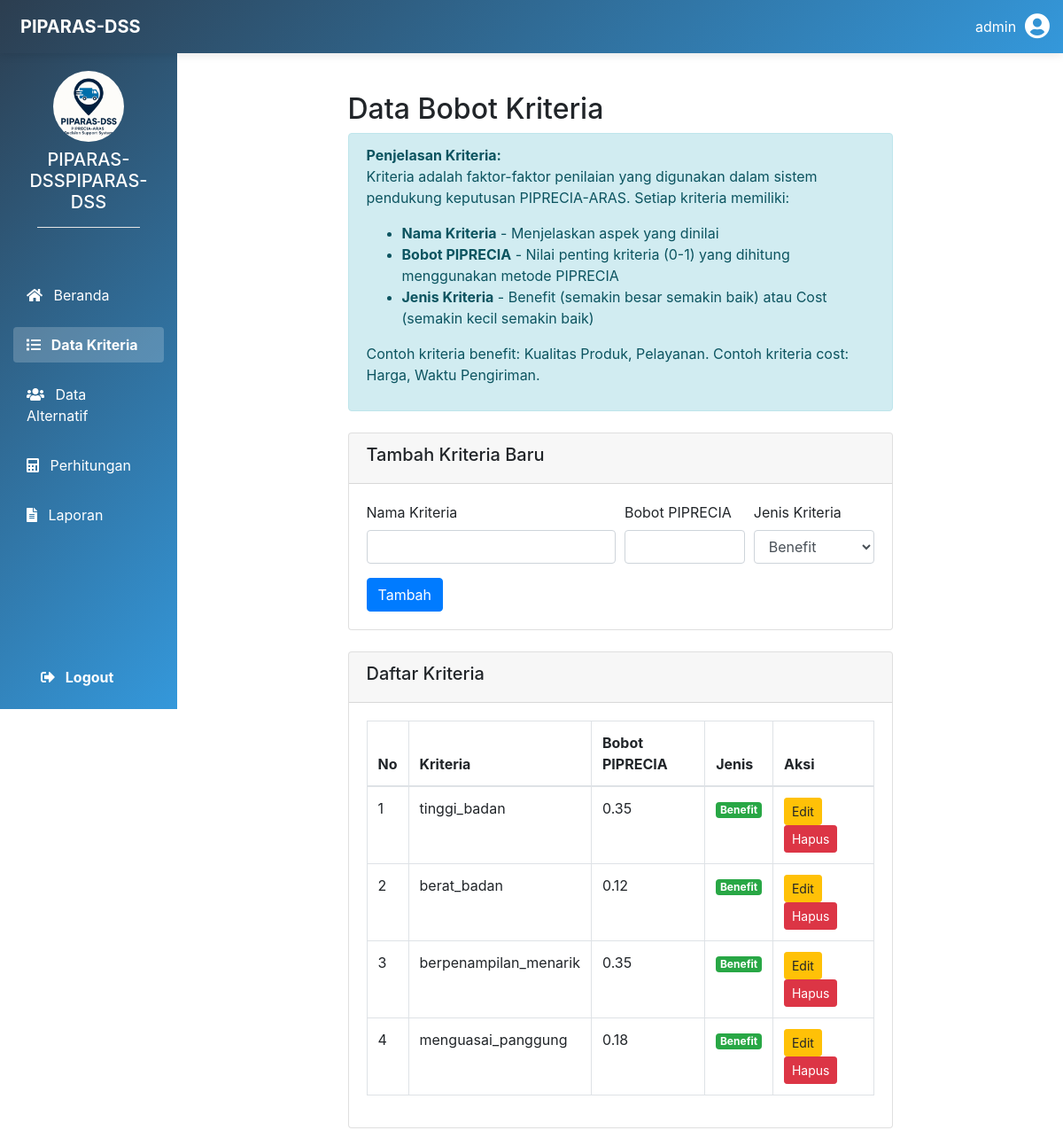
The app's page /crud/kriteria/kriteria.php (signed in) with its own data.
### tables this page shows
CREATE TABLE `bobot_kriteria` (
  `id` int(11) NOT NULL,
  `kriteria` varchar(50) NOT NULL,
  `bobot_piprecia` float NOT NULL,
  `jenis` enum('benefit','cost') NOT NULL DEFAULT 'benefit'
);

### crud/kriteria/kriteria.php (the view, shortened to what this page needs)
<?php
include '../../koneksi/koneksi.php';
$query = "SELECT * FROM bobot_kriteria ORDER BY id ASC";
$result = mysqli_query($koneksi, $query);
$kriteria = [];
while ($row = mysqli_fetch_assoc($result)) {
    $kriteria[] = $row;
}
?>
<?php include '../../includes/header.php'; ?>
<div class="container-fluid mt-4 w-full">
    <div class="row justify-content-center w-full">
        <div class="col-12 col-sm-11 col-md-10 col-lg-9">
            <h2>Data Bobot Kriteria</h2>
            <div class="alert alert-info mb-4">
                <strong>Penjelasan Kriteria:</strong>
                <p>Kriteria adalah faktor-faktor penilaian yang digunakan dalam sistem pendukung keputusan PIPRECIA-ARAS. Setiap kriteria memiliki:</p>
                <ul>
                    <li><strong>Nama Kriteria</strong> - Menjelaskan aspek yang dinilai</li>
                    <li><strong>Bobot PIPRECIA</strong> - Nilai penting kriteria (0-1) yang dihitung menggunakan metode PIPRECIA</li>
                    <li><strong>Jenis Kriteria</strong> - Benefit (semakin besar semakin baik) atau Cost (semakin kecil semakin baik)</li>
                </ul>
                <p>Contoh kriteria benefit: Kualitas Produk, Pelayanan. Contoh kriteria cost: Harga, Waktu Pengiriman.</p>
            </div>
            <div class="card mb-4">
                <div class="card-header">
                    <h5>Tambah Kriteria Baru</h5>
                </div>
                <div class="card-body">
                    <form method="POST" action="">
                        <div class="form-row">
                            <div class="form-group col-md-6">
                                <label>Nama Kriteria</label>
                                <input type="text" name="kriteria" class="form-control" required>
                            </div>
                            <div class="form-group col-md-3">
                                <label>Bobot PIPRECIA</label>
                                <input type="number" step="0.01" name="bobot_piprecia" class="form-control" required>
                            </div>
                            <div class="form-group col-md-3">
                                <label>Jenis Kriteria</label>
                                <select name="jenis" class="form-control" required>
                                    <option value="benefit">Benefit</option>
                                </select>
                            </div>
                        </div>
                        <button type="submit" name="tambah" class="btn btn-primary">Tambah</button>
                    </form>
                </div>
            </div>
            <div class="card">
                <div class="card-header">
                    <h5>Daftar Kriteria</h5>
                </div>
                <div class="card-body">
                    <div class="table-responsive">
                        <table class="table table-bordered">
                            <thead>
                                <tr>
                                    <th>No</th>
                                    <th>Kriteria</th>
                                    <th>Bobot PIPRECIA</th>
                                    <th>Jenis</th>
                                    <th>Aksi</th>
                                </tr>
                            </thead>
                            <tbody>
                                <?php if (empty($kriteria)): ?>
                                    <tr>
                                        <td colspan="5" class="text-center">Tidak ada data</td>
                                    </tr>
                                <?php else: ?>
                                    <?php foreach ($kriteria as $index => $item): ?>
                                        <tr>
                                            <td><?= $index + 1 ?></td>
                                            <td><?= $item['kriteria'] ?></td>
                                            <td><?= $item['bobot_piprecia'] ?></td>
                                            <td>
                                                <span class="badge badge-<?= $item['jenis'] == 'benefit' ? 'success' : 'danger' ?>">
                                                    <?= ucfirst($item['jenis']) ?>
                                                </span>
                                            </td>
                                            <td>
                                                <button type="button" class="btn btn-sm btn-warning" data-toggle="modal" data-target="#editModal<?= $item['id'] ?>">
                                                    Edit
                                                </button>
                                                <a href="kriteria.php?delete=<?= $item['id'] ?>" class="btn btn-sm btn-danger" onclick="return confirm('Yakin ingin menghapus data ini?')">Hapus</a>
                                            </td>
                                        </tr>
                                    <?php endforeach; ?>
                                <?php endif; ?>
                            </tbody>
                        </table>
                    </div>
                </div>
            </div>
        </div>
    </div>
</div>

### includes/header.php (style rules this page uses)
body { overflow-x: hidden; }

### records on screen
bobot_kriteria: kriteria "tinggi_badan", bobot_piprecia "0.35", jenis "Benefit"
bobot_kriteria: kriteria "berat_badan", bobot_piprecia "0.12", jenis "Benefit"
bobot_kriteria: kriteria "berpenampilan_menarik", bobot_piprecia "0.35", jenis "Benefit"
bobot_kriteria: kriteria "menguasai_panggung", bobot_piprecia "0.18", jenis "Benefit"

### other values on screen
$_SESSION['username'] "admin"
